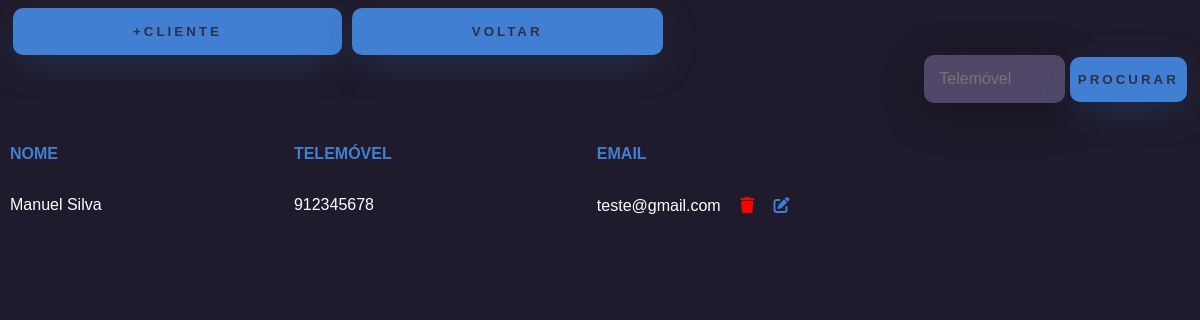
Page /clientes/ on the earlier database version.
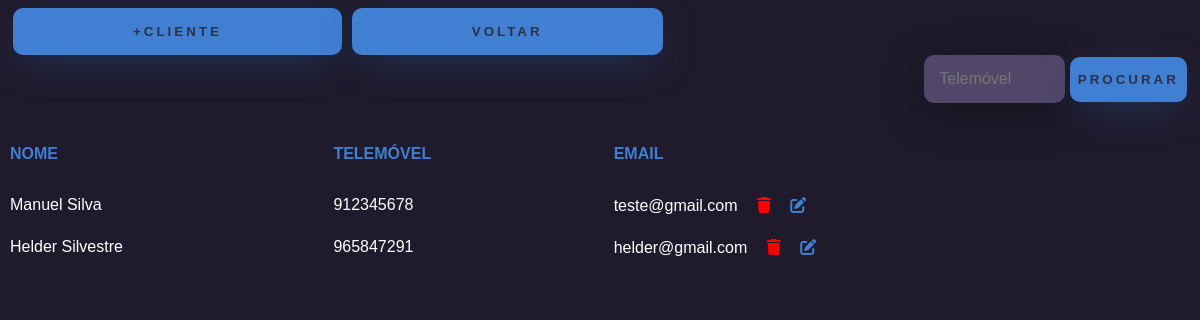
Same page on the later database version.
### app/models.py (models this page shows, shortened)
class Cliente(models.Model):
    nome = models.CharField(max_length=100)
    apelido = models.CharField(max_length=100)
    telemovel = models.CharField(max_length=14, primary_key=True)
    email = models.EmailField(max_length=100)
    perm = models.CharField(max_length=50, default='cliente')

### app/views.py (the view)
# urls.py: path('clientes/',clientes,name="url_clientes"),
def clientes(request):
    filtro = request.GET.get('telemovel','')
    info = {}
    if filtro:
        info['clientes'] = Cliente.objects.filter(telemovel = filtro)
        return render(request,'lista_clientes.html',info)
    else:
        info['clientes'] = Cliente.objects.filter(perm='cliente')
        return render(request,'lista_clientes.html',info)

### app/templates/lista_clientes.html (shortened to what this page needs)
<!DOCTYPE html>
<html lang="en">
<head>
    {% load static %}
    <link rel="stylesheet" href="{% static 'listaclientes.css' %}">
    <link rel="stylesheet" href="https://cdn.jsdelivr.net/npm/sweetalert2@11.11.0/dist/sweetalert2.min.css">
</head>
<body>
    <div class="form-div">
        <form action="{% url 'url_novo_cliente' %}">
            <button type="submit" class="btn-login">+CLIENTE</button>
        </form>
        <form action="{% url 'url_home'%}">
            <button class="btn-login">VOLTAR</button>
        </form>
    </div>
    <div class="div-input">
        <form method="GET">
            <input type="text" name="telemovel" placeholder="Telemóvel">
            <button class="btn-voltar" type="submit">Procurar</button>
        </form>
    </div>
    <table>
        <tr>
            <th>NOME</th>
            <th>TELEMÓVEL</th>
            <th>EMAIL</th>
        </tr>
        {% for cliente in clientes %}
        <tr>
            <td>{{cliente.nome}} {{cliente.apelido}}</td>
            <td>{{cliente.telemovel}}</td>
            <td>{{cliente.email}} <a href="deletecliente/{{cliente.telemovel}}"><i class="fa-solid fa-trash"></i></a> <a href="editcliente/{{cliente.telemovel}}"><i class="fa-solid fa-edit"></i></a></td>
        </tr>
        {% endfor %}
    </table>
</body>
</html>

Differences in the rows shown:
added Cliente: nome "Helder", apelido "Silvestre", telemovel "965847291", email "helder@gmail.com"
